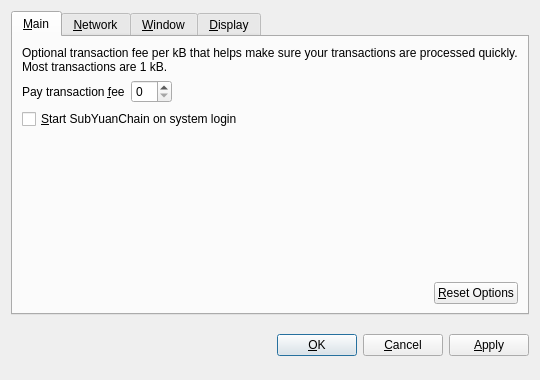
<?xml version="1.0" encoding="UTF-8"?>
<ui version="4.0">
 <class>OptionsDialog</class>
 <widget class="QDialog" name="OptionsDialog">
  <property name="geometry">
   <rect>
    <x>0</x>
    <y>0</y>
    <width>540</width>
    <height>380</height>
   </rect>
  </property>
  <property name="windowTitle">
   <string>Options</string>
  </property>
  <property name="modal">
   <bool>true</bool>
  </property>
  <layout class="QVBoxLayout" name="verticalLayout">
   <item>
    <widget class="QTabWidget" name="tabWidget">
     <property name="tabPosition">
      <enum>QTabWidget::North</enum>
     </property>
     <property name="currentIndex">
      <number>0</number>
     </property>
     <widget class="QWidget" name="tabMain">
      <attribute name="title">
       <string>&amp;Main</string>
      </attribute>
      <layout class="QVBoxLayout" name="verticalLayout_Main">
       <item>
        <widget class="QLabel" name="transactionFeeInfoLabel">
         <property name="text">
          <string>Optional transaction fee per kB that helps make sure your transactions are processed quickly. Most transactions are 1 kB.</string>
         </property>
         <property name="textFormat">
          <enum>Qt::PlainText</enum>
         </property>
         <property name="wordWrap">
          <bool>true</bool>
         </property>
        </widget>
       </item>
       <item>
        <layout class="QHBoxLayout" name="horizontalLayout_1_Main">
         <item>
          <widget class="QLabel" name="transactionFeeLabel">
           <property name="text">
            <string>Pay transaction &amp;fee</string>
           </property>
           <property name="textFormat">
            <enum>Qt::PlainText</enum>
           </property>
           <property name="buddy">
            <cstring>transactionFee</cstring>
           </property>
          </widget>
         </item>
         <item>
          <widget class="BitcoinAmountField" name="transactionFee"/>
         </item>
         <item>
          <spacer name="horizontalSpacer_1_Main">
           <property name="orientation">
            <enum>Qt::Horizontal</enum>
           </property>
           <property name="sizeHint" stdset="0">
            <size>
             <width>40</width>
             <height>20</height>
            </size>
           </property>
          </spacer>
         </item>
        </layout>
       </item>
       <item>
        <widget class="QCheckBox" name="bitcoinAtStartup">
         <property name="toolTip">
          <string>Automatically start SubYuanChain after logging in to the system.</string>
         </property>
         <property name="text">
          <string>&amp;Start SubYuanChain on system login</string>
         </property>
        </widget>
       </item>
       <item>
        <spacer name="verticalSpacer_Main">
         <property name="orientation">
          <enum>Qt::Vertical</enum>
         </property>
         <property name="sizeHint" stdset="0">
          <size>
           <width>20</width>
           <height>40</height>
          </size>
         </property>
        </spacer>
       </item>
       <item>
        <layout class="QHBoxLayout" name="horizontalLayout_2_Main">
         <item>
          <spacer name="horizontalSpacer_2_Main">
           <property name="orientation">
            <enum>Qt::Horizontal</enum>
           </property>
           <property name="sizeHint" stdset="0">
            <size>
             <width>40</width>
             <height>20</height>
            </size>
           </property>
          </spacer>
         </item>
         <item>
          <widget class="QPushButton" name="resetButton">
           <property name="toolTip">
            <string>Reset all client options to default.</string>
           </property>
           <property name="text">
            <string>&amp;Reset Options</string>
           </property>
           <property name="autoDefault">
            <bool>false</bool>
           </property>
          </widget>
         </item>
        </layout>
       </item>
      </layout>
     </widget>
     <widget class="QWidget" name="tabNetwork">
      <attribute name="title">
       <string>&amp;Network</string>
      </attribute>
      <layout class="QVBoxLayout" name="verticalLayout_Network">
       <item>
        <widget class="QCheckBox" name="mapPortUpnp">
         <property name="toolTip">
          <string>&lt;html&gt;&lt;head/&gt;&lt;body&gt;&lt;p&gt;Automatically open the SubYuanChain client port on the router. This only works when your router supports UPnP and it is enabled.&lt;/p&gt;&lt;/body&gt;&lt;/html&gt;</string>
         </property>
         <property name="text">
          <string>Map port using &amp;UPnP</string>
         </property>
        </widget>
       </item>
       <item>
        <widget class="QCheckBox" name="connectSocks">
         <property name="toolTip">
          <string>Connect to the SubYuanChain network through a SOCKS proxy (e.g. when connecting through Tor).</string>
         </property>
         <property name="text">
          <string>&amp;Connect through SOCKS proxy:</string>
         </property>
        </widget>
       </item>
       <item>
        <layout class="QHBoxLayout" name="horizontalLayout_Network">
         <item>
          <widget class="QLabel" name="proxyIpLabel">
           <property name="text">
            <string>Proxy &amp;IP:</string>
           </property>
           <property name="textFormat">
            <enum>Qt::PlainText</enum>
           </property>
           <property name="buddy">
            <cstring>proxyIp</cstring>
           </property>
          </widget>
         </item>
         <item>
          <widget class="QValidatedLineEdit" name="proxyIp">
           <property name="maximumSize">
            <size>
             <width>140</width>
             <height>16777215</height>
            </size>
           </property>
           <property name="toolTip">
            <string>IP address of the proxy (e.g. 127.0.0.1)</string>
           </property>
          </widget>
         </item>
         <item>
          <widget class="QLabel" name="proxyPortLabel">
           <property name="text">
            <string>&amp;Port:</string>
           </property>
           <property name="textFormat">
            <enum>Qt::PlainText</enum>
           </property>
           <property name="buddy">
            <cstring>proxyPort</cstring>
           </property>
          </widget>
         </item>
         <item>
          <widget class="QLineEdit" name="proxyPort">
           <property name="maximumSize">
            <size>
             <width>55</width>
             <height>16777215</height>
            </size>
           </property>
           <property name="toolTip">
            <string>Port of the proxy (e.g. 9050)</string>
           </property>
          </widget>
         </item>
         <item>
          <widget class="QLabel" name="socksVersionLabel">
           <property name="text">
            <string>SOCKS &amp;Version:</string>
           </property>
           <property name="textFormat">
            <enum>Qt::PlainText</enum>
           </property>
           <property name="buddy">
            <cstring>socksVersion</cstring>
           </property>
          </widget>
         </item>
         <item>
          <widget class="QValueComboBox" name="socksVersion">
           <property name="toolTip">
            <string>SOCKS version of the proxy (e.g. 5)</string>
           </property>
          </widget>
         </item>
         <item>
          <spacer name="horizontalSpacer_Network">
           <property name="orientation">
            <enum>Qt::Horizontal</enum>
           </property>
           <property name="sizeHint" stdset="0">
            <size>
             <width>40</width>
             <height>20</height>
            </size>
           </property>
          </spacer>
         </item>
        </layout>
       </item>
       <item>
        <spacer name="verticalSpacer_Network">
         <property name="orientation">
          <enum>Qt::Vertical</enum>
         </property>
         <property name="sizeHint" stdset="0">
          <size>
           <width>20</width>
           <height>40</height>
          </size>
         </property>
        </spacer>
       </item>
      </layout>
     </widget>
     <widget class="QWidget" name="tabWindow">
      <attribute name="title">
       <string>&amp;Window</string>
      </attribute>
      <layout class="QVBoxLayout" name="verticalLayout_Window">
       <item>
        <widget class="QCheckBox" name="minimizeToTray">
         <property name="toolTip">
          <string>Show only a tray icon after minimizing the window.</string>
         </property>
         <property name="text">
          <string>&amp;Minimize to the tray instead of the taskbar</string>
         </property>
        </widget>
       </item>
       <item>
        <widget class="QCheckBox" name="minimizeOnClose">
         <property name="toolTip">
          <string>Minimize instead of exit the application when the window is closed. When this option is enabled, the application will be closed only after selecting Quit in the menu.</string>
         </property>
         <property name="text">
          <string>M&amp;inimize on close</string>
         </property>
        </widget>
       </item>
       <item>
        <spacer name="verticalSpacer_Window">
         <property name="orientation">
          <enum>Qt::Vertical</enum>
         </property>
         <property name="sizeHint" stdset="0">
          <size>
           <width>20</width>
           <height>40</height>
          </size>
         </property>
        </spacer>
       </item>
      </layout>
     </widget>
     <widget class="QWidget" name="tabDisplay">
      <attribute name="title">
       <string>&amp;Display</string>
      </attribute>
      <layout class="QVBoxLayout" name="verticalLayout_Display">
       <item>
        <layout class="QHBoxLayout" name="horizontalLayout_1_Display">
         <item>
          <widget class="QLabel" name="langLabel">
           <property name="text">
            <string>User Interface &amp;language:</string>
           </property>
           <property name="textFormat">
            <enum>Qt::PlainText</enum>
           </property>
           <property name="buddy">
            <cstring>lang</cstring>
           </property>
          </widget>
         </item>
         <item>
          <widget class="QValueComboBox" name="lang">
           <property name="toolTip">
            <string>&lt;html&gt;&lt;head/&gt;&lt;body&gt;&lt;p&gt;The user interface language can be set here. This setting will take effect after restarting SubYuanChain.&lt;/p&gt;&lt;/body&gt;&lt;/html&gt;</string>
           </property>
          </widget>
         </item>
        </layout>
       </item>
       <item>
        <layout class="QHBoxLayout" name="horizontalLayout_2_Display">
         <item>
          <widget class="QLabel" name="unitLabel">
           <property name="text">
            <string>&amp;Unit to show amounts in:</string>
           </property>
           <property name="textFormat">
            <enum>Qt::PlainText</enum>
           </property>
           <property name="buddy">
            <cstring>unit</cstring>
           </property>
          </widget>
         </item>
         <item>
          <widget class="QValueComboBox" name="unit">
           <property name="toolTip">
            <string>Choose the default subdivision unit to show in the interface and when sending coins.</string>
           </property>
          </widget>
         </item>
        </layout>
       </item>
       <item>
        <widget class="QCheckBox" name="displayAddresses">
         <property name="toolTip">
          <string>&lt;html&gt;&lt;head/&gt;&lt;body&gt;&lt;p&gt;Whether to show SubYuanChain addresses in the transaction list or not.&lt;/p&gt;&lt;/body&gt;&lt;/html&gt;</string>
         </property>
         <property name="text">
          <string>&amp;Display addresses in transaction list</string>
         </property>
        </widget>
       </item>
       <item>
        <spacer name="verticalSpacer_Display">
         <property name="orientation">
          <enum>Qt::Vertical</enum>
         </property>
         <property name="sizeHint" stdset="0">
          <size>
           <width>20</width>
           <height>40</height>
          </size>
         </property>
        </spacer>
       </item>
      </layout>
     </widget>
    </widget>
   </item>
   <item>
    <layout class="QHBoxLayout" name="horizontalLayout_Buttons">
     <item>
      <spacer name="horizontalSpacer_1">
       <property name="orientation">
        <enum>Qt::Horizontal</enum>
       </property>
       <property name="sizeHint" stdset="0">
        <size>
         <width>40</width>
         <height>48</height>
        </size>
       </property>
      </spacer>
     </item>
     <item>
      <widget class="QLabel" name="statusLabel">
       <property name="font">
        <font>
         <weight>75</weight>
         <bold>true</bold>
        </font>
       </property>
       <property name="text">
        <string/>
       </property>
       <property name="textFormat">
        <enum>Qt::PlainText</enum>
       </property>
       <property name="wordWrap">
        <bool>true</bool>
       </property>
      </widget>
     </item>
     <item>
      <spacer name="horizontalSpacer_2">
       <property name="orientation">
        <enum>Qt::Horizontal</enum>
       </property>
       <property name="sizeHint" stdset="0">
        <size>
         <width>40</width>
         <height>48</height>
        </size>
       </property>
      </spacer>
     </item>
     <item>
      <widget class="QPushButton" name="okButton">
       <property name="text">
        <string>&amp;OK</string>
       </property>
      </widget>
     </item>
     <item>
      <widget class="QPushButton" name="cancelButton">
       <property name="text">
        <string>&amp;Cancel</string>
       </property>
       <property name="autoDefault">
        <bool>false</bool>
       </property>
      </widget>
     </item>
     <item>
      <widget class="QPushButton" name="applyButton">
       <property name="text">
        <string>&amp;Apply</string>
       </property>
       <property name="autoDefault">
        <bool>false</bool>
       </property>
      </widget>
     </item>
    </layout>
   </item>
  </layout>
 </widget>
 <customwidgets>
  <customwidget>
   <class>BitcoinAmountField</class>
   <extends>QSpinBox</extends>
   <header>bitcoinamountfield.h</header>
  </customwidget>
  <customwidget>
   <class>QValueComboBox</class>
   <extends>QComboBox</extends>
   <header>qvaluecombobox.h</header>
  </customwidget>
  <customwidget>
   <class>QValidatedLineEdit</class>
   <extends>QLineEdit</extends>
   <header>qvalidatedlineedit.h</header>
  </customwidget>
 </customwidgets>
 <resources/>
 <connections/>
</ui>
